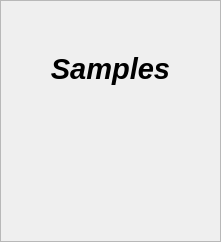
         <widget class="QFrame" name="frame_4">
          <property name="frameShape">
           <enum>QFrame::StyledPanel</enum>
          </property>
          <property name="frameShadow">
           <enum>QFrame::Raised</enum>
          </property>
          <layout class="QVBoxLayout" name="verticalLayout_28">
           <item>
            <spacer name="verticalSpacer_38">
             <property name="orientation">
              <enum>Qt::Vertical</enum>
             </property>
             <property name="sizeHint" stdset="0">
              <size>
               <width>20</width>
               <height>40</height>
              </size>
             </property>
            </spacer>
           </item>
           <item>
            <widget class="QLabel" name="label_6">
             <property name="font">
              <font>
               <pointsize>22</pointsize>
               <weight>75</weight>
               <italic>true</italic>
               <bold>true</bold>
              </font>
             </property>
             <property name="text">
              <string>Samples</string>
             </property>
             <property name="alignment">
              <set>Qt::AlignCenter</set>
             </property>
            </widget>
           </item>
           <item>
            <spacer name="verticalSpacer_39">
             <property name="orientation">
              <enum>Qt::Vertical</enum>
             </property>
             <property name="sizeHint" stdset="0">
              <size>
               <width>20</width>
               <height>40</height>
              </size>
             </property>
            </spacer>
           </item>
           <item>
            <widget class="QWidget" name="widget_11" native="true">
             <property name="maximumSize">
              <size>
               <width>821</width>
               <height>341</height>
              </size>
             </property>
             <layout class="QGridLayout" name="gridLayout_41">
              <item row="0" column="6">
               <widget class="QLabel" name="label_158">
                <property name="text">
                 <string/>
                </property>
                <property name="pixmap">
                 <pixmap resource="imgs.qrc">:/imgs/no-image-icon-11.PNG</pixmap>
                </property>
                <property name="scaledContents">
                 <bool>true</bool>
                </property>
               </widget>
              </item>
              <item row="1" column="0">
               <spacer name="verticalSpacer_35">
                <property name="orientation">
                 <enum>Qt::Vertical</enum>
                </property>
                <property name="sizeHint" stdset="0">
                 <size>
                  <width>20</width>
                  <height>40</height>
                 </size>
                </property>
               </spacer>
              </item>
              <item row="0" column="1">
               <spacer name="horizontalSpacer_25">
                <property name="orientation">
                 <enum>Qt::Horizontal</enum>
                </property>
                <property name="sizeHint" stdset="0">
                 <size>
                  <width>40</width>
                  <height>20</height>
                 </size>
                </property>
               </spacer>
              </item>
              <item row="0" column="3">
               <spacer name="horizontalSpacer_28">
                <property name="orientation">
                 <enum>Qt::Horizontal</enum>
                </property>
                <property name="sizeHint" stdset="0">
                 <size>
                  <width>40</width>
                  <height>20</height>
                 </size>
                </property>
               </spacer>
              </item>
              <item row="2" column="2">
               <widget class="QLabel" name="label_232">
                <property name="text">
                 <string/>
                </property>
                <property name="pixmap">
                 <pixmap resource="imgs.qrc">:/imgs/no-image-icon-11.PNG</pixmap>
                </property>
                <property name="scaledContents">
                 <bool>true</bool>
                </property>
               </widget>
              </item>
              <item row="0" column="4">
               <widget class="QLabel" name="label_136">
                <property name="text">
                 <string/>
                </property>
                <property name="pixmap">
                 <pixmap resource="imgs.qrc">:/imgs/no-image-icon-11.PNG</pixmap>
                </property>
                <property name="scaledContents">
                 <bool>true</bool>
                </property>
               </widget>
              </item>
              <item row="2" column="0">
               <widget class="QLabel" name="label_210">
                <property name="text">
                 <string/>
                </property>
                <property name="pixmap">
                 <pixmap resource="imgs.qrc">:/imgs/no-image-icon-11.PNG</pixmap>
                </property>
                <property name="scaledContents">
                 <bool>true</bool>
                </property>
               </widget>
              </item>
              <item row="2" column="6">
               <widget class="QLabel" name="label_235">
                <property name="text">
                 <string/>
                </property>
                <property name="pixmap">
                 <pixmap resource="imgs.qrc">:/imgs/no-image-icon-11.PNG</pixmap>
                </property>
                <property name="scaledContents">
                 <bool>true</bool>
                </property>
               </widget>
              </item>
              <item row="0" column="2">
               <widget class="QLabel" name="label_26">
                <property name="text">
                 <string/>
                </property>
                <property name="pixmap">
                 <pixmap resource="imgs.qrc">:/imgs/no-image-icon-11.PNG</pixmap>
                </property>
                <property name="scaledContents">
                 <bool>true</bool>
                </property>
               </widget>
              </item>
              <item row="2" column="4">
               <widget class="QLabel" name="label_234">
                <property name="text">
                 <string/>
                </property>
                <property name="pixmap">
                 <pixmap resource="imgs.qrc">:/imgs/no-image-icon-11.PNG</pixmap>
                </property>
                <property name="scaledContents">
                 <bool>true</bool>
                </property>
               </widget>
              </item>
              <item row="0" column="0">
               <widget class="QLabel" name="label_20">
                <property name="text">
                 <string/>
                </property>
                <property name="pixmap">
                 <pixmap resource="imgs.qrc">:/imgs/no-image-icon-11.PNG</pixmap>
                </property>
                <property name="scaledContents">
                 <bool>true</bool>
                </property>
               </widget>
              </item>
              <item row="0" column="5">
               <spacer name="horizontalSpacer_31">
                <property name="orientation">
                 <enum>Qt::Horizontal</enum>
                </property>
                <property name="sizeHint" stdset="0">
                 <size>
                  <width>40</width>
                  <height>20</height>
                 </size>
                </property>
               </spacer>
              </item>
             </layout>
            </widget>
           </item>
          </layout>
         </widget>
